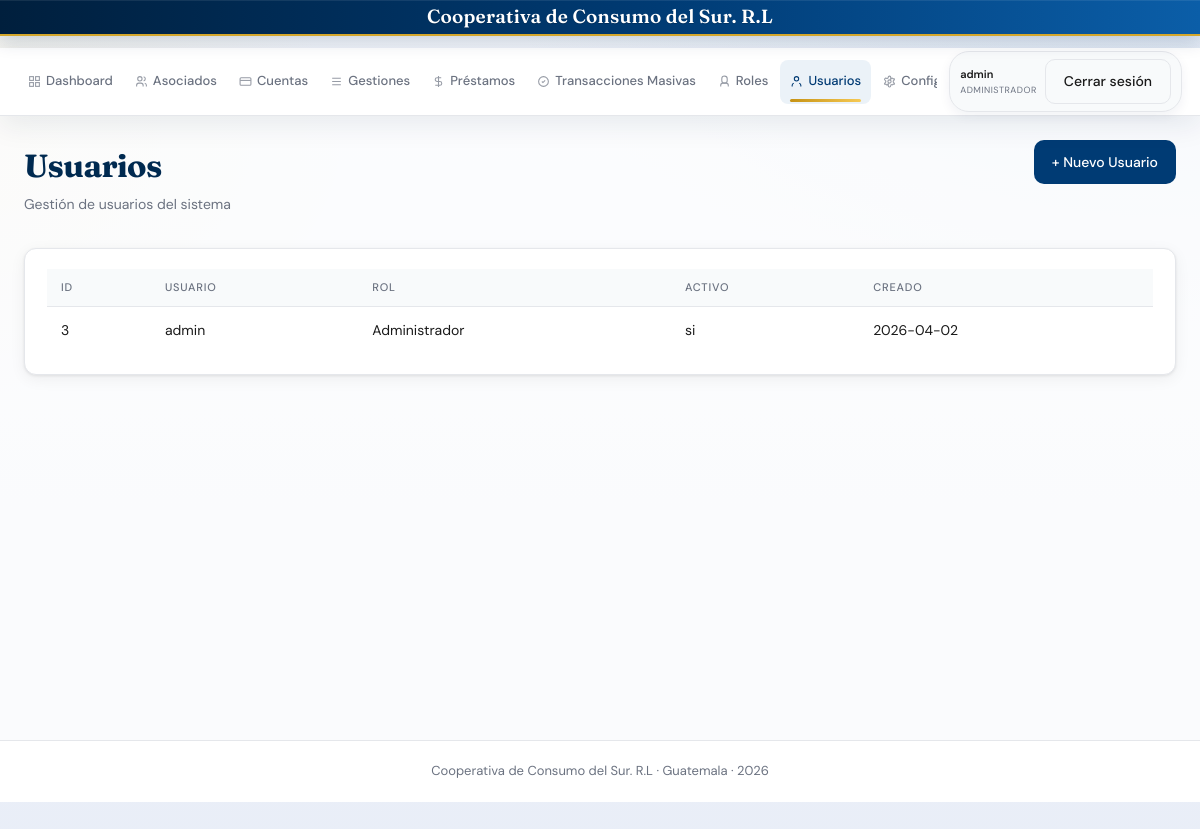
/usuarios (signed in), run on the app's committed database.
### tables this page shows
CREATE TABLE ajustes_sistema (
        clave TEXT PRIMARY KEY,
        valor TEXT,
        fecha_actualizacion TEXT NOT NULL,
        usuario_actualizacion TEXT
    );

CREATE TABLE roles (
            id INTEGER PRIMARY KEY AUTOINCREMENT,
            nombre TEXT UNIQUE NOT NULL,
            descripcion TEXT,
            estado TEXT DEFAULT "activo"
        );

CREATE TABLE usuarios (
            id INTEGER PRIMARY KEY AUTOINCREMENT,
            username TEXT UNIQUE NOT NULL,
            password TEXT NOT NULL,
            rol_id INTEGER,
            activo TEXT DEFAULT "si",
            fecha_creacion TEXT NOT NULL,
            FOREIGN KEY (rol_id) REFERENCES roles(id)
        );

### blueprints/usuarios.py (the view)
@bp.route('/usuarios')
@login_required(role='Administrador')
def usuarios():
    conn = get_db()
    rows = db_fetchall(
        conn,
        '''SELECT u.*, r.nombre as rol_nombre
           FROM usuarios u LEFT JOIN roles r ON u.rol_id=r.id
           ORDER BY u.id DESC'''
    )
    conn.close()
    return render_template('usuarios.html', usuarios=rows)

### app.py (called while the page is built)
@app.before_request
def _set_request_context():
    g.request_id = request.headers.get('X-Request-ID') or str(uuid.uuid4())
    g.request_started_at = datetime.now(UTC)

@app.after_request
def _log_request(response):
    started = getattr(g, 'request_started_at', None)
    duration_ms = None
    if started:
        duration_ms = int((datetime.now(UTC) - started).total_seconds() * 1000)
    logger.info(
        'event=request method=%s path=%s status=%s user=%s role=%s request_id=%s duration_ms=%s ip=%s',
        request.method,
        request.path,
        response.status_code,
        session.get('username', 'anon'),
        session.get('user_role', 'anon'),
        getattr(g, 'request_id', '-'),
        duration_ms,
        request.headers.get('X-Forwarded-For', request.remote_addr),
    )
    response.headers['X-Request-ID'] = getattr(g, 'request_id', '-')
    return response

def get_system_setting(conn, clave, default=None):
    row = db_fetchone(conn, "SELECT valor FROM ajustes_sistema WHERE clave=?", (clave,))
    if row and row['valor'] is not None:
        return row['valor']
    if default is not None:
        return default
    return SYSTEM_SETTINGS_DEFAULTS.get(clave)

def obtener_marca_cooperativa():
    conn = get_db()
    try:
        nombre = get_system_setting(conn, 'cooperativa_nombre', DEFAULT_COOPERATIVA_NOMBRE)
        foto = get_system_setting(conn, 'cooperativa_foto', '')
    except Exception as e:
        print("EXCEPTION IN obtener_marca_cooperativa:", e)
        nombre = DEFAULT_COOPERATIVA_NOMBRE
        foto = ''
    finally:
        conn.close()
    return {
        'cooperativa_nombre': nombre or DEFAULT_COOPERATIVA_NOMBRE,
        'cooperativa_foto': foto or None,
    }

@app.context_processor
def inject_global_template_data():
    marca = obtener_marca_cooperativa()
    return {
        'now': datetime.now(),
        **marca,
    }

### utils/db.py (called while the page is built)
def _connection_is_closed(conn):
    if conn is None:
        return True
    if hasattr(conn, 'closed'):
        try:
            if conn.closed:
                return True
        except Exception:
            pass
    try:
        conn.execute('SELECT 1')
        return False
    except sqlite3.ProgrammingError:
        return True
    except Exception:
        return False

def _is_postgres_connection(conn):
    return conn.__class__.__module__.startswith('psycopg')

def _adapt_query_for_backend(conn, query):
    if _is_postgres_connection(conn):
        return query.replace('?', '%s')
    return query

### templates/usuarios.html (shortened to what this page needs)
{% extends "base.html" %}
{% block content %}
<div class="page-header">
  <div>
    <div class="page-title">Usuarios</div>
    <div class="page-subtitle">Gestión de usuarios del sistema</div>
  </div>
  <a href="{{ url_for('usuarios.nuevo_usuario') }}" class="btn btn-primary">+ Nuevo Usuario</a>
</div>
<div class="card">
  <div class="card-body">
    <div class="table-wrap">
      <table>
        <thead>
          <tr><th>ID</th><th>Usuario</th><th>Rol</th><th>Activo</th><th>Creado</th></tr>
        </thead>
        <tbody>
          {% for u in usuarios %}
          <tr>
            <td>{{ u.id }}</td>
            <td>{{ u.username }}</td>
            <td>{{ u.rol_nombre or 'Sin rol' }}</td>
            <td>{{ u.activo }}</td>
            <td>{{ u.fecha_creacion }}</td>
          </tr>
          {% else %}
          <tr><td colspan="5" style="text-align:center; color:#9ca3af;">No hay usuarios registrados</td></tr>
          {% endfor %}
        </tbody>
      </table>
    </div>
  </div>
</div>
{% endblock %}

### templates/base.html (shortened to what this page needs)
<!DOCTYPE html>
<html lang="es">
<head>
</head>
<body>
<div class="top-brand">
  <div class="top-brand-content">
    <div class="top-brand-text">{{ cooperativa_nombre }}</div>
  </div>
</div>
<header class="header">
  <div class="header-content">
    <nav class="header-nav">
      <a href="{{ url_for('main.index') }}" class="nav-link {% if request.endpoint=='main.index' %}active{% endif %}">
        <svg width="16" height="16" fill="none" stroke="currentColor" stroke-width="2" viewBox="0 0 24 24"><rect x="3" y="3" width="7" height="7"/><rect x="14" y="3" width="7" height="7"/><rect x="14" y="14" width="7" height="7"/><rect x="3" y="14" width="7" height="7"/></svg>
        Dashboard
      </a>
      <a href="{{ url_for('socios.socios') }}" class="nav-link {% if 'socio' in request.endpoint %}active{% endif %}">
        <svg width="16" height="16" fill="none" stroke="currentColor" stroke-width="2" viewBox="0 0 24 24"><circle cx="9" cy="7" r="4"/><path d="M3 21v-2a4 4 0 0 1 4-4h4a4 4 0 0 1 4 4v2"/><path d="M16 3.13a4 4 0 0 1 0 7.75M21 21v-2a4 4 0 0 0-3-3.85"/></svg>
        Asociados
      </a>
      <a href="{{ url_for('ahorro.cuentas') }}" class="nav-link {% if 'cuenta' in request.endpoint %}active{% endif %}">
        <svg width="16" height="16" fill="none" stroke="currentColor" stroke-width="2" viewBox="0 0 24 24"><rect x="2" y="5" width="20" height="14" rx="2"/><path d="M2 10h20"/></svg>
        Cuentas
      </a>
      {% if session.get('user_role') in ['Administrador', 'Operador'] %}
      {% set gestion_activa = request.endpoint in ['gestiones', 'gestion_retiro', 'gestion_solicitud_prestamo'] %}
      <a href="{{ url_for('prestamos.gestiones') }}" class="nav-link {% if gestion_activa %}active{% endif %}">
        <svg width="16" height="16" fill="none" stroke="currentColor" stroke-width="2" viewBox="0 0 24 24"><path d="M4 6h16M4 12h16M4 18h16"/></svg>
        Gestiones
      </a>
      {% endif %}
      <a href="{{ url_for('prestamos.prestamos') }}" class="nav-link {% if 'prestamo' in request.endpoint %}active{% endif %}">
        <svg width="16" height="16" fill="none" stroke="currentColor" stroke-width="2" viewBox="0 0 24 24"><path d="M12 2v20M17 5H9.5a3.5 3.5 0 0 0 0 7h5a3.5 3.5 0 0 1 0 7H6"/></svg>
        Préstamos
      </a>
      <a href="{{ url_for('prestamos.transacciones_masivas') }}" class="nav-link {% if 'prestamos.transacciones_masivas' in request.endpoint %}active{% endif %}">
        <svg width="16" height="16" fill="none" stroke="currentColor" stroke-width="2" viewBox="0 0 24 24"><path d="M9 12l2 2 4-4M21 12c0 4.97-4.03 9-9 9s-9-4.03-9-9 4.03-9 9-9 9 4.03 9 9z"/></svg>
        Transacciones Masivas
      </a>      <a href="{{ url_for('usuarios.roles') }}" class="nav-link {% if 'usuarios.roles' in request.endpoint %}active{% endif %}">
        <svg width="16" height="16" fill="none" stroke="currentColor" stroke-width="2" viewBox="0 0 24 24"><path d="M12 2a5 5 0 0 1 5 5v3a5 5 0 0 1-10 0V7a5 5 0 0 1 5-5z"/><path d="M19 21v-2a4 4 0 0 0-4-4H9a4 4 0 0 0-4 4v2"/></svg>
        Roles
      </a>
      <a href="{{ url_for('usuarios.usuarios') }}" class="nav-link {% if 'usuarios.usuarios' in request.endpoint %}active{% endif %}">
        <svg width="16" height="16" fill="none" stroke="currentColor" stroke-width="2" viewBox="0 0 24 24"><path d="M20 21v-2a4 4 0 0 0-3-3.87"/><path d="M4 21v-2a4 4 0 0 1 3-3.87"/><circle cx="12" cy="7" r="4"/></svg>
        Usuarios
      </a>
      <a href="{{ url_for('configuraciones.configuraciones') }}" class="nav-link {% if 'configuraciones.configuraciones' in request.endpoint %}active{% endif %}">
        Configuración
      </a>
    </nav>
    {% if session.get('username') %}
    <div class="user-info">
      <div class="user-details">
        <strong>{{ session.username }}</strong>
        <small>{{ session.user_role }}</small>
      </div>
      <a href="{{ url_for('auth.logout') }}" class="btn btn-outline">Cerrar sesión</a>
    </div>
    {% endif %}
  </div>
</header>
<main class="main">
  {% block content %}{% endblock %}
</main>
<footer class="footer">
  <div class="footer-content">
    <p>{{ cooperativa_nombre }} · Guatemala · {{ now.strftime('%Y') if now else '2024' }}</p>
  </div>
</footer>
</body>
</html>

### data on the page
ajustes_sistema: valor "Cooperativa de Consumo del Sur. R.L"
roles: user_role "ADMINISTRADOR"
usuarios: id "3", username "admin", nombre "Administrador", activo "si", fecha_creacion "2026-04-02"

### other printed values
{{ session.username }} "admin"
